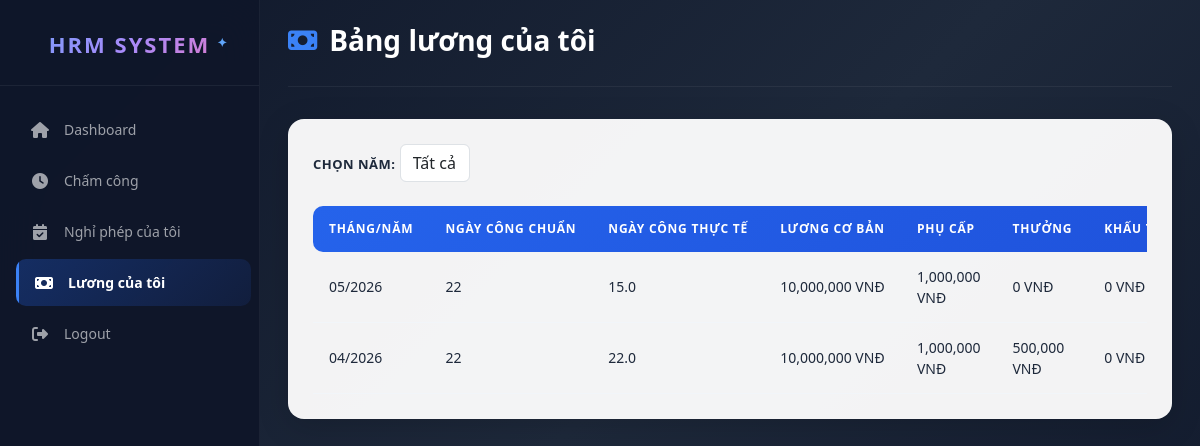
The page /public/index.php?controller=Payroll&action=myPayroll (signed in) on the database its author committed.
### tables this page shows
CREATE TABLE `payrolls` (
  `id` int(11) NOT NULL,
  `employee_id` int(11) NOT NULL,
  `payroll_month` int(11) NOT NULL,
  `payroll_year` int(11) NOT NULL,
  `standard_working_day` int(11) DEFAULT 26,
  `actual_working_day` decimal(5,1) DEFAULT NULL,
  `basic_salary` decimal(15,2) DEFAULT NULL,
  `allowance` decimal(15,2) DEFAULT 0.00,
  `bonus` decimal(15,2) DEFAULT 0.00,
  `deduction` decimal(15,2) DEFAULT 0.00,
  `total_salary` decimal(15,2) DEFAULT NULL,
  `payment_status` enum('Pending','Paid') DEFAULT 'Pending',
  `created_at` timestamp NOT NULL DEFAULT current_timestamp()
);

### app/controllers/PayrollController.php (called while the page is built, shortened)
<?php
require_once "../app/helpers/Auth.php";
require_once "../app/models/Payroll.php";
class PayrollController
{
    public function myPayroll()
    {
        $userModel = new \User();
        $user = $userModel->findById(Auth::id());
        $emp_id = $user['employee_id'] ?? Auth::id();
        $payrollModel = new Payroll();
        $payrolls = $payrollModel->getByEmployee($emp_id);
        require_once "../app/views/payroll/my_payroll.php";
    }
}

### public/index.php (called while the page is built, shortened)
<?php
$action = isset($_GET['action']) ? $_GET['action'] : 'login';
$action = preg_replace('/[^a-zA-Z0-9]/', '', $action);
$controllerObject = new $controllerName();
$controllerObject->$action();

### app/models/Payroll.php (called while the page is built, shortened)
<?php
class Payroll
{
    public $conn;
    public function __construct()
    {
        $this->conn = new mysqli(
            "localhost",
            "root",
            "",
            "hrm_management"
        );
    }
    public function getByEmployee($employee_id, $year = null)
    {
        $sql = "SELECT * FROM payrolls WHERE employee_id = ?";
        $params = [$employee_id];
        $types = "i";
        $sql .= " ORDER BY payroll_year DESC, payroll_month DESC";
        $stmt = $this->conn->prepare($sql);
        $stmt->bind_param($types, ...$params);
        $stmt->execute();
        return $stmt->get_result();
    }
}

### app/models/User.php (called while the page is built, shortened)
<?php
class User
{
    private $conn;
    public function __construct()
    {
        $this->conn = new mysqli("localhost", "root", "", "hrm_management");
    }
    public function findById($id)
    {
        $sql = "SELECT u.*, r.role_name FROM users u
                LEFT JOIN roles r ON u.role_id = r.id
                WHERE u.id = ?";
        $stmt = $this->conn->prepare($sql);
        $stmt->bind_param("i", $id);
        $stmt->execute();
        $result = $stmt->get_result();
        return $result->fetch_assoc();
    }
}

### app/helpers/Auth.php (called while the page is built, shortened)
<?php
class Auth
{
    public static function id()
    {
        return $_SESSION['user']['id'] ?? null;
    }
}

### app/views/payroll/my_payroll.php (the view, shortened to what this page needs)
<!DOCTYPE html>
<html lang="vi">
<head>
    <link href="https://cdn.jsdelivr.net/npm/bootstrap@5.3.3/dist/css/bootstrap.min.css"
          rel="stylesheet">
    <link rel="stylesheet"
          href="https://cdnjs.cloudflare.com/ajax/libs/font-awesome/6.5.2/css/all.min.css">
    <link rel="stylesheet"
        href="/hrm-system/public/assets/css/admin.css">
</head>
<body>
<div class="sidebar">
    <div class="logo">
        HRM SYSTEM
    </div>
    <div class="menu">
        <a href="/hrm-system/public/index.php?controller=EmployeeDashboard&action=index">
            <i class="fa-solid fa-house"></i>
            Dashboard
        </a>
        <a href="/hrm-system/public/index.php?controller=Attendance&action=quickCheckIn">
            <i class="fa-solid fa-clock"></i>
            Chấm công
        </a>
        <a href="/hrm-system/public/index.php?controller=Leave&action=myLeaves">
            <i class="fa-solid fa-calendar-check"></i>
            Nghỉ phép của tôi
        </a>
        <a href="/hrm-system/public/index.php?controller=Payroll&action=myPayroll"
            class="active-menu">
            <i class="fa-solid fa-money-bill"></i>
            Lương của tôi
        </a>
        <a href="/hrm-system/public/index.php?controller=Auth&action=logout">
            <i class="fa-solid fa-right-from-bracket"></i>
            Logout
        </a>
    </div>
</div>
<div class="main-content">
    <div class="top-bar">
        <h1 class="page-title">
            <i class="fa-solid fa-money-bill"></i>
            Bảng lương của tôi
        </h1>
    </div>
    <div class="employee-card">
        <div class="mb-4">
            <label class="form-label">Chọn năm:</label>
            <form method="GET" action="/hrm-system/public/index.php" class="d-inline-flex gap-2">
                <select name="year" class="form-control" style="width: auto;" onchange="this.form.submit()">
                    <option value="">Tất cả</option>
                </select>
            </form>
        </div>
        <div class="table-responsive-custom">
        <table class="table align-middle">
            <thead>
                <tr>
                    <th>Tháng/Năm</th>
                    <th>Ngày công chuẩn</th>
                    <th>Ngày công thực tế</th>
                    <th>Lương cơ bản</th>
                    <th>Phụ cấp</th>
                    <th>Thưởng</th>
                    <th>Khấu trừ</th>
                </tr>
            </thead>
            <tbody>
            <?php if(isset($payrolls) && $payrolls->num_rows > 0): ?>
                <?php while($row = $payrolls->fetch_assoc()) : ?>
                    <tr>
                        <td><?= sprintf('%02d/%d', $row['payroll_month'], $row['payroll_year']) ?></td>
                        <td><?= $row['standard_working_day'] ?></td>
                        <td><?= $row['actual_working_day'] ?? 0 ?></td>
                        <td><?= number_format($row['basic_salary']) ?> VNĐ</td>
                        <td><?= number_format($row['allowance']) ?> VNĐ</td>
                        <td><?= number_format($row['bonus']) ?> VNĐ</td>
                        <td><?= number_format($row['deduction']) ?> VNĐ</td>
                    </tr>
                <?php endwhile; ?>
            <?php endif; ?>
            </tbody>
        </table>
        </div>
    </div>
</div>
</body>
</html>

### rows shown on the page
payrolls: payroll_month "05", payroll_year "2026", standard_working_day "22", actual_working_day "15.0", basic_salary "10,000,000", allowance "1,000,000", bonus "0", deduction "0"
payrolls: payroll_month "04", payroll_year "2026", standard_working_day "22", actual_working_day "22.0", basic_salary "10,000,000", allowance "1,000,000", bonus "500,000", deduction "0"
